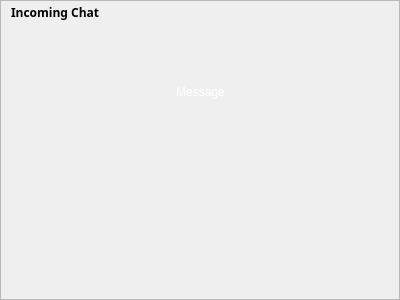
<ui version="4.0" >
 <author></author>
 <comment></comment>
 <exportmacro></exportmacro>
 <class>ChatToaster</class>
 <widget class="QWidget" name="ChatToaster" >
  <property name="geometry" >
   <rect>
    <x>0</x>
    <y>0</y>
    <width>400</width>
    <height>300</height>
   </rect>
  </property>
  <layout class="QGridLayout" >
   <property name="margin" >
    <number>0</number>
   </property>
   <property name="spacing" >
    <number>0</number>
   </property>
   <item row="0" column="0" >
    <widget class="QFrame" name="windowFrame" >
     <property name="frameShape" >
      <enum>QFrame::StyledPanel</enum>
     </property>
     <property name="frameShadow" >
      <enum>QFrame::Raised</enum>
     </property>
     <layout class="QGridLayout" >
      <property name="margin" >
       <number>0</number>
      </property>
      <property name="spacing" >
       <number>0</number>
      </property>
      <item row="2" column="0" >
       <layout class="QGridLayout" >
        <property name="margin" >
         <number>6</number>
        </property>
        <property name="spacing" >
         <number>0</number>
        </property>
        <item row="0" column="1" >
         <widget class="QLabel" name="pixmapLabel" >
          <property name="alignment" >
           <set>Qt::AlignCenter</set>
          </property>
         </widget>
        </item>
        <item row="0" column="3" >
         <spacer>
          <property name="orientation" >
           <enum>Qt::Horizontal</enum>
          </property>
          <property name="sizeHint" >
           <size>
            <width>40</width>
            <height>20</height>
           </size>
          </property>
         </spacer>
        </item>
        <item row="0" column="0" >
         <spacer>
          <property name="orientation" >
           <enum>Qt::Horizontal</enum>
          </property>
          <property name="sizeHint" >
           <size>
            <width>40</width>
            <height>20</height>
           </size>
          </property>
         </spacer>
        </item>
        <item row="0" column="2" >
         <widget class="WengoStyleLabel" name="chatButton" >
          <property name="pixmap" >
           <pixmap resource="../wengophone.qrc" >:/pics/toaster/chat.png</pixmap>
          </property>
         </widget>
        </item>
       </layout>
      </item>
      <item row="1" column="0" >
       <layout class="QGridLayout" >
        <property name="margin" >
         <number>0</number>
        </property>
        <property name="spacing" >
         <number>0</number>
        </property>
        <item row="0" column="1" >
         <widget class="QLabel" name="messageLabel" >
          <property name="palette" >
           <palette>
            <active>
             <color>
              <red>255</red>
              <green>255</green>
              <blue>255</blue>
             </color>
             <color>
              <red>212</red>
              <green>208</green>
              <blue>200</blue>
             </color>
             <color>
              <red>255</red>
              <green>255</green>
              <blue>255</blue>
             </color>
             <color>
              <red>234</red>
              <green>229</green>
              <blue>220</blue>
             </color>
             <color>
              <red>128</red>
              <green>128</green>
              <blue>128</blue>
             </color>
             <color>
              <red>141</red>
              <green>139</green>
              <blue>133</blue>
             </color>
             <color>
              <red>0</red>
              <green>0</green>
              <blue>0</blue>
             </color>
             <color>
              <red>255</red>
              <green>255</green>
              <blue>255</blue>
             </color>
             <color>
              <red>0</red>
              <green>0</green>
              <blue>0</blue>
             </color>
             <color>
              <red>255</red>
              <green>255</green>
              <blue>255</blue>
             </color>
             <color>
              <red>212</red>
              <green>208</green>
              <blue>200</blue>
             </color>
             <color>
              <red>64</red>
              <green>64</green>
              <blue>64</blue>
             </color>
             <color>
              <red>10</red>
              <green>36</green>
              <blue>106</blue>
             </color>
             <color>
              <red>255</red>
              <green>255</green>
              <blue>255</blue>
             </color>
             <color>
              <red>0</red>
              <green>0</green>
              <blue>255</blue>
             </color>
             <color>
              <red>255</red>
              <green>0</green>
              <blue>255</blue>
             </color>
             <color>
              <red>232</red>
              <green>232</green>
              <blue>232</blue>
             </color>
            </active>
            <inactive>
             <color>
              <red>255</red>
              <green>255</green>
              <blue>255</blue>
             </color>
             <color>
              <red>212</red>
              <green>208</green>
              <blue>200</blue>
             </color>
             <color>
              <red>255</red>
              <green>255</green>
              <blue>255</blue>
             </color>
             <color>
              <red>234</red>
              <green>229</green>
              <blue>220</blue>
             </color>
             <color>
              <red>128</red>
              <green>128</green>
              <blue>128</blue>
             </color>
             <color>
              <red>141</red>
              <green>139</green>
              <blue>133</blue>
             </color>
             <color>
              <red>0</red>
              <green>0</green>
              <blue>0</blue>
             </color>
             <color>
              <red>255</red>
              <green>255</green>
              <blue>255</blue>
             </color>
             <color>
              <red>0</red>
              <green>0</green>
              <blue>0</blue>
             </color>
             <color>
              <red>255</red>
              <green>255</green>
              <blue>255</blue>
             </color>
             <color>
              <red>212</red>
              <green>208</green>
              <blue>200</blue>
             </color>
             <color>
              <red>64</red>
              <green>64</green>
              <blue>64</blue>
             </color>
             <color>
              <red>212</red>
              <green>208</green>
              <blue>200</blue>
             </color>
             <color>
              <red>0</red>
              <green>0</green>
              <blue>0</blue>
             </color>
             <color>
              <red>0</red>
              <green>0</green>
              <blue>255</blue>
             </color>
             <color>
              <red>255</red>
              <green>0</green>
              <blue>255</blue>
             </color>
             <color>
              <red>232</red>
              <green>232</green>
              <blue>232</blue>
             </color>
            </inactive>
            <disabled>
             <color>
              <red>106</red>
              <green>104</green>
              <blue>100</blue>
             </color>
             <color>
              <red>212</red>
              <green>208</green>
              <blue>200</blue>
             </color>
             <color>
              <red>255</red>
              <green>255</green>
              <blue>255</blue>
             </color>
             <color>
              <red>233</red>
              <green>231</green>
              <blue>227</blue>
             </color>
             <color>
              <red>128</red>
              <green>128</green>
              <blue>128</blue>
             </color>
             <color>
              <red>141</red>
              <green>139</green>
              <blue>133</blue>
             </color>
             <color>
              <red>106</red>
              <green>104</green>
              <blue>100</blue>
             </color>
             <color>
              <red>255</red>
              <green>255</green>
              <blue>255</blue>
             </color>
             <color>
              <red>106</red>
              <green>104</green>
              <blue>100</blue>
             </color>
             <color>
              <red>212</red>
              <green>208</green>
              <blue>200</blue>
             </color>
             <color>
              <red>212</red>
              <green>208</green>
              <blue>200</blue>
             </color>
             <color>
              <red>0</red>
              <green>0</green>
              <blue>0</blue>
             </color>
             <color>
              <red>10</red>
              <green>36</green>
              <blue>106</blue>
             </color>
             <color>
              <red>255</red>
              <green>255</green>
              <blue>255</blue>
             </color>
             <color>
              <red>0</red>
              <green>0</green>
              <blue>255</blue>
             </color>
             <color>
              <red>255</red>
              <green>0</green>
              <blue>255</blue>
             </color>
             <color>
              <red>232</red>
              <green>232</green>
              <blue>232</blue>
             </color>
            </disabled>
           </palette>
          </property>
          <property name="text" >
           <string>Message</string>
          </property>
          <property name="alignment" >
           <set>Qt::AlignCenter</set>
          </property>
         </widget>
        </item>
        <item row="0" column="0" >
         <spacer>
          <property name="orientation" >
           <enum>Qt::Horizontal</enum>
          </property>
          <property name="sizeHint" >
           <size>
            <width>40</width>
            <height>20</height>
           </size>
          </property>
         </spacer>
        </item>
        <item row="0" column="2" >
         <spacer>
          <property name="orientation" >
           <enum>Qt::Horizontal</enum>
          </property>
          <property name="sizeHint" >
           <size>
            <width>40</width>
            <height>20</height>
           </size>
          </property>
         </spacer>
        </item>
       </layout>
      </item>
      <item row="0" column="0" >
       <layout class="QGridLayout" >
        <property name="margin" >
         <number>0</number>
        </property>
        <property name="spacing" >
         <number>0</number>
        </property>
        <item row="0" column="2" >
         <widget class="QToolButton" name="closeButton" >
          <property name="sizePolicy" >
           <sizepolicy>
            <hsizetype>0</hsizetype>
            <vsizetype>0</vsizetype>
            <horstretch>0</horstretch>
            <verstretch>0</verstretch>
           </sizepolicy>
          </property>
          <property name="minimumSize" >
           <size>
            <width>22</width>
            <height>22</height>
           </size>
          </property>
          <property name="maximumSize" >
           <size>
            <width>22</width>
            <height>22</height>
           </size>
          </property>
          <property name="icon" >
           <iconset resource="../wengophone.qrc" >:/pics/close_normal.png</iconset>
          </property>
          <property name="autoRaise" >
           <bool>true</bool>
          </property>
         </widget>
        </item>
        <item row="0" column="1" >
         <spacer>
          <property name="orientation" >
           <enum>Qt::Horizontal</enum>
          </property>
          <property name="sizeHint" >
           <size>
            <width>225</width>
            <height>22</height>
           </size>
          </property>
         </spacer>
        </item>
        <item row="0" column="0" >
         <widget class="QLabel" name="titleLabel" >
          <property name="font" >
           <font>
            <family>Sans Serif</family>
            <pointsize>9</pointsize>
            <weight>75</weight>
            <italic>false</italic>
            <bold>true</bold>
            <underline>false</underline>
            <strikeout>false</strikeout>
           </font>
          </property>
          <property name="text" >
           <string>Incoming Chat</string>
          </property>
          <property name="indent" >
           <number>10</number>
          </property>
         </widget>
        </item>
       </layout>
      </item>
     </layout>
    </widget>
   </item>
  </layout>
 </widget>
 <pixmapfunction></pixmapfunction>
 <customwidgets>
  <customwidget>
   <class>WengoStyleLabel</class>
   <extends>QLabel</extends>
   <header>WengoStyleLabelProxy.h</header>
   <container>0</container>
   <pixmap></pixmap>
  </customwidget>
 </customwidgets>
 <tabstops>
  <tabstop>chatButton</tabstop>
  <tabstop>closeButton</tabstop>
 </tabstops>
 <resources>
  <include location="../wengophone.qrc" />
 </resources>
 <connections/>
</ui>
